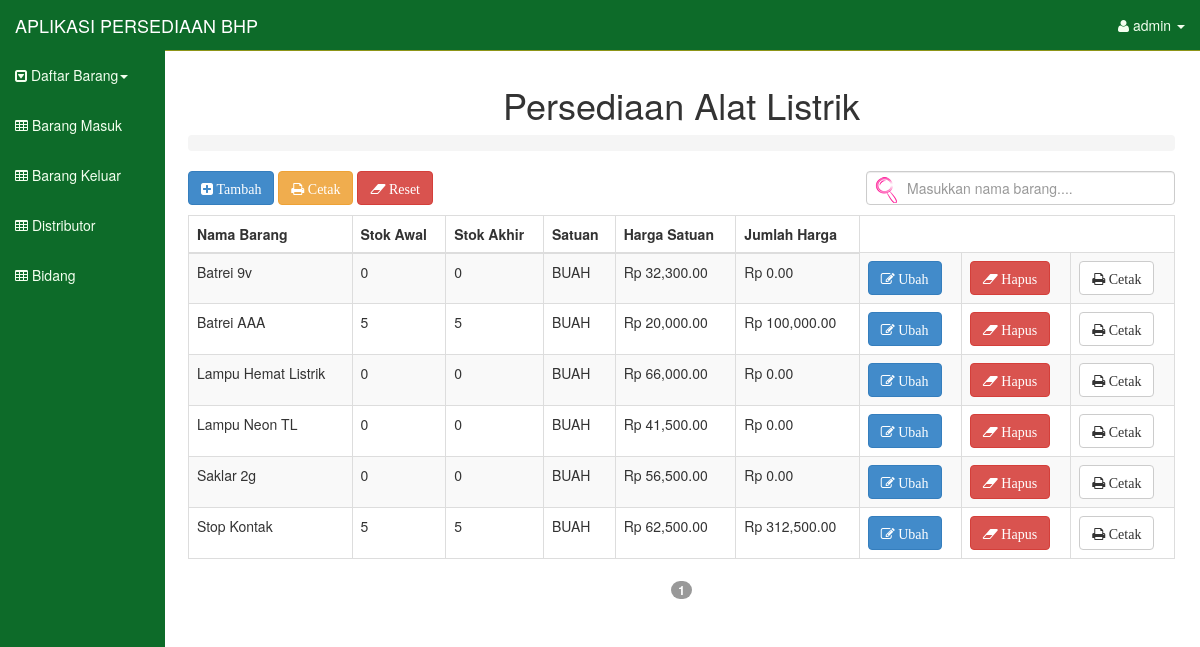
/index.php?page=alat_listrik (signed in), run on the app's committed database.
### tables this page shows
CREATE TABLE IF NOT EXISTS `databarang` (
  `no` int(10) NOT NULL AUTO_INCREMENT,
  `nama_barang` varchar(500) NOT NULL,
  `stok_awal` float NOT NULL,
  `stok_akhir` float NOT NULL,
  `satuan` varchar(50) NOT NULL,
  `harga_satuan` float NOT NULL,
  `kode` int(10) NOT NULL,
  PRIMARY KEY (`no`),
  KEY `nama_barang` (`nama_barang`)
);

### views/db_alatlistrik.php (the view, shortened to what this page needs)
 <div class="row">
          <div class="col-lg-12">
            <h1 align="center">Persediaan Alat Listrik</h1>
            <ol class="breadcrumb">
            </ol>
          </div>
        </div>
<div class="row">
<div class="form-group">
<div class="col-sm-8">
<a id="t_brg" data-toggle="modal" data-target="#tbrg" class="btn btn-primary"><i class="fa fa-plus-square"> Tambah</i></a>
<a id="t_cetak" data-toggle="modal" data-target="#tcetak" class="btn btn-warning"><i class="fa fa-print"> Cetak</i></a>
<a href="views/reset.php" class="btn btn-danger" onclick="return confirm('Apakah anda yakin untuk mereset semua history barang masuk dan barang keluar ?');"><i class="fa fa-eraser"> Reset</i></a>
</div>
<div class="col-sm-4">
<input type="text" style="background-image: url(pink.png);background-position: 6px 5px;background-repeat: no-repeat;padding: 5px 20px 4px 40px;" class="form-control" id="myInput" onkeyup="myFunction()" placeholder="Masukkan nama barang....">
</div>
</div>
</div>
<p>
<div class="row">
 <div class="col-lg-12">
            <div class="table-responsive">
              <table id="myTable" class="table table-bordered table-hover table-striped tablesorter paginated">
                <thead>
                  <tr>
                    <th>Nama Barang</th>
                    <th>Stok Awal</th>
                    <th>Stok Akhir</th>
                    <th>Satuan</th>
                    <th>Harga Satuan</i></th>
                    <th>Jumlah Harga</i></th>
                  </tr>
                </thead>
                <tbody>
<?php
$sql= mysql_query("select * from databarang where kode=4");
while($data=mysql_fetch_array($sql)){
?>
              <tr>
              <td><?php echo $data['nama_barang'] ?></td>
              <td><?php echo $data['stok_awal'] ?></td>
              <td><?php echo $data['stok_akhir'] ?></td>
              <td><?php echo $data['satuan'] ?></td>
              <td><?php echo 'Rp '.number_format($data['harga_satuan'],2) ?></td>
              <td><?php echo 'Rp '.number_format($data['stok_akhir']*$data['harga_satuan'],2) ?></td>
              <td><a id="edit_brg" data-toggle="modal" data-target="#editbrg" data-nama="<?php echo $data['nama_barang']; ?>" data-stok="<?php echo $data['stok_awal']; ?>" data-sta="<?php echo $data['stok_akhir']; ?>" data-satuan="<?php echo $data['satuan']; ?>" data-hsatuan="<?php echo $data['harga_satuan']; ?>" data-no="<?php echo $data['no']; ?>" class="btn btn-primary"><i class="fa fa-edit"> Ubah</i></a></td>
              <td><a href="?page=delete&id_barang=<?php echo $data['nama_barang'] ?>" class="btn btn-danger"  ><i class="fa fa-eraser" onclick="return confirm('Apakah anda yakin menghapus data ini ?')"; > Hapus</i></a></td>
              <td><a id="c_brg" data-toggle="modal" data-target="#cetak" data-nama="<?php echo $data['nama_barang']?>" class="btn btn-default"><i class="fa fa-print"> Cetak</i></a></td>
              </tr>
<?php
}
?>
                </tbody>
              </table>
            </div>
          </div>
        </div>

### assets/css/sb-admin.css (style rules this page uses)
body { margin-top: 50px; }
table.tablesorter thead { cursor: pointer; }

### index.php (style rules this page uses)
.row { margin-right: -15px !important; margin-left: -17px !important; }

### data on the page
databarang: nama_barang "Batrei 9v", stok_awal "0", stok_akhir "0", satuan "BUAH", harga_satuan "32,300.00", $data['stok_akhir']*$data['harga_satuan'] "0.00"
databarang: nama_barang "Batrei AAA", stok_awal "5", stok_akhir "5", satuan "BUAH", harga_satuan "20,000.00", $data['stok_akhir']*$data['harga_satuan'] "100,000.00"
databarang: nama_barang "Lampu Hemat Listrik", stok_awal "0", stok_akhir "0", satuan "BUAH", harga_satuan "66,000.00", $data['stok_akhir']*$data['harga_satuan'] "0.00"
databarang: nama_barang "Lampu Neon TL", stok_awal "0", stok_akhir "0", satuan "BUAH", harga_satuan "41,500.00", $data['stok_akhir']*$data['harga_satuan'] "0.00"
databarang: nama_barang "Saklar 2g", stok_awal "0", stok_akhir "0", satuan "BUAH", harga_satuan "56,500.00", $data['stok_akhir']*$data['harga_satuan'] "0.00"
databarang: nama_barang "Stop Kontak", stok_awal "5", stok_akhir "5", satuan "BUAH", harga_satuan "62,500.00", $data['stok_akhir']*$data['harga_satuan'] "312,500.00"

### other printed values
$_SESSION['user'] "admin"
